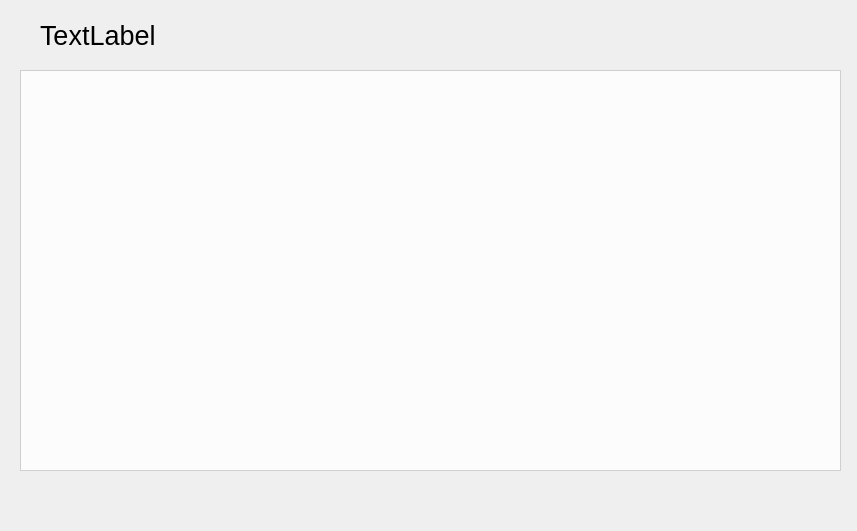
<?xml version="1.0" encoding="UTF-8"?>
<ui version="4.0">
 <class>Dialog</class>
 <widget class="QDialog" name="Dialog">
  <property name="geometry">
   <rect>
    <x>0</x>
    <y>0</y>
    <width>857</width>
    <height>531</height>
   </rect>
  </property>
  <property name="font">
   <font>
    <family>Microsoft JhengHei UI</family>
    <pointsize>10</pointsize>
   </font>
  </property>
  <property name="windowTitle">
   <string>Dialog</string>
  </property>
  <widget class="QTableView" name="tableView">
   <property name="geometry">
    <rect>
     <x>20</x>
     <y>70</y>
     <width>821</width>
     <height>401</height>
    </rect>
   </property>
   <property name="font">
    <font>
     <pointsize>20</pointsize>
    </font>
   </property>
   <property name="styleSheet">
    <string notr="true">background-color: rgba(255,255,255,0.8);</string>
   </property>
  </widget>
  <widget class="QLabel" name="label">
   <property name="geometry">
    <rect>
     <x>40</x>
     <y>10</y>
     <width>201</width>
     <height>51</height>
    </rect>
   </property>
   <property name="font">
    <font>
     <family>Microsoft JhengHei UI</family>
     <pointsize>20</pointsize>
    </font>
   </property>
   <property name="text">
    <string>TextLabel</string>
   </property>
  </widget>
 </widget>
 <resources/>
 <connections/>
</ui>
